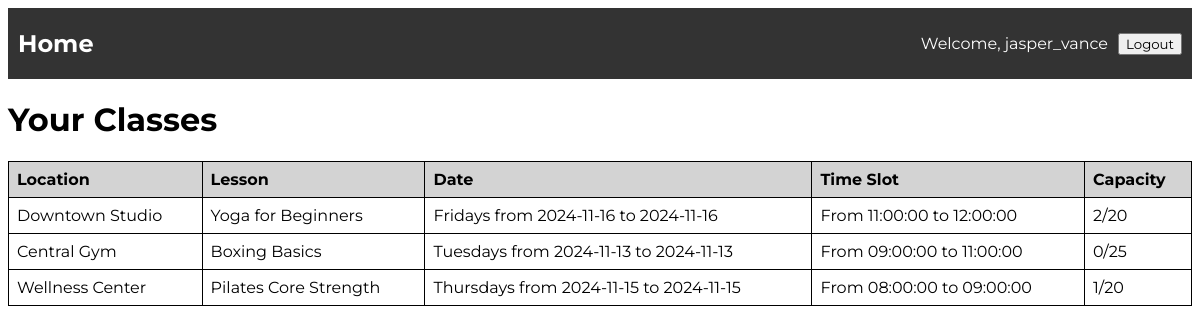
Page /instructor_account (signed in) on the committed database.
### models/models.py (models this page shows, shortened)
class Offering(db.Model):
    __tablename__ = 'offerings'
    offering_id = db.Column(db.Integer, primary_key=True, autoincrement=True)
    lesson_id = db.Column(
        db.Integer,
        db.ForeignKey('lessons.lesson_id', name='fk_lesson_id'),
        nullable=False
    )
    instructor_id = db.Column(
        db.Integer,
        db.ForeignKey('instructors.instructor_id', name='fk_instructor_id'),
        nullable=False
    )
    shedule_id = db.Column(
        db.Integer,
        db.ForeignKey('schedules.schedule_id', name='fk_schedule_id'),
        nullable=True
    )
    instructor = db.relationship('Instructor', backref=db.backref('offerings', lazy=True))
    schedule = db.relationship('Schedule', backref=db.backref('offerings', lazy=True))
    def display_capacity(self):
        count = len(Booking.query.filter_by(offering_id=self.offering_id).all())
        lesson = Lesson.query.filter_by(lesson_id=self.lesson_id).first()
        return f"{count}/{lesson.capacity}"

class Location(db.Model):
    __tablename__ = 'locations'
    location_id = db.Column(db.Integer, primary_key=True, autoincrement=True)
    name = db.Column(db.String(128), nullable=False)
    city = db.Column(db.String(128), nullable=False)
    address = db.Column(db.String(255), nullable=False)

class Lesson(db.Model):
    __tablename__ = 'lessons'
    lesson_id = db.Column(db.Integer, primary_key=True, autoincrement=True)
    name = db.Column(db.String(100), nullable=False, unique=True)
    lesson_type = db.Column(db.String(50), nullable=False)
    description = db.Column(db.String(255), nullable=False)
    capacity = db.Column(db.Integer, nullable=False)
    offerings = db.relationship('Offering', backref='lesson', lazy=True)
    lesson_time_slots = db.relationship('TimeSlot', back_populates='lesson', lazy=True)
    is_available = db.Column(db.Boolean, default=True)
    location_id = db.Column(db.Integer, db.ForeignKey('locations.location_id', name='fk_location_id'), nullable=True)
    location = db.relationship('Location', backref=db.backref('lessons', lazy=True))

class TimeSlot(db.Model):
    __tablename__ = 'time_slots'
    id = db.Column(db.Integer, primary_key=True)
    start_time = db.Column(db.String(50), nullable=False)
    end_time = db.Column(db.String(50), nullable=False)
    is_available = db.Column(db.Boolean, default=True, nullable=False)
    lesson_id = db.Column(db.Integer, db.ForeignKey('lessons.lesson_id', name='fk_lesson_id'), nullable=False)
    lesson = db.relationship('Lesson', back_populates='lesson_time_slots', lazy=True)
    day_of_week = db.Column(db.String(50), nullable=False)
    def display_date(self):
        start_date = self.start_time.split(" ")[0]
        end_date = self.end_time.split(" ")[0]
        return f"{self.day_of_week}s from {start_date} to {end_date}"
    def display_time(self):
        start_hour = self.start_time.split(" ")[1]
        end_hour = self.end_time.split(" ")[1]
        return f"From {start_hour} to {end_hour}"

### main.py (the view)
@app.route('/instructor_account')
def instructor_account():
    instructor_id = session.get('currentAccount')['instructor_id']
    my_classes = db.session.query(Offering).filter(Offering.instructor_id == instructor_id).all()
    return render_template('instructor_account.html', my_classes=my_classes)

### templates/instructor_account.html
{% include 'header.html' %}
    <h1>Your Classes</h1>
    <table>
        <thead>
            <tr>
                <th>Location</th>
                <th>Lesson</th>
                <th>Date</th>
                <th>Time Slot</th>
                <th>Capacity</th>
            </tr>
        </thead>
        <tbody>
            {% for offered_class in my_classes %}
            <tr>
                <td>{{ offered_class.lesson.location.name }}</td>
                <td>{{ offered_class.lesson.name }}</td>
                <td>{{ offered_class.schedule.time_slot.display_date() }}</td>
                <td>{{ offered_class.schedule.time_slot.display_time() }}</td>
                <td>{{ offered_class.display_capacity() }}</td>
            </tr>
            {% endfor %}
        </tbody>
    </table>
</body>
</html>

### static/style.css (style rules this page uses)
* { font-family: "Montserrat", sans-serif; }
table { width: 100%; border-collapse: collapse; }
th, td { border: 1px solid black; padding: 8px; text-align: left; }
th { background-color:lightgray; }

### rows in the picture
Offering: lesson.location.name "Downtown Studio", lesson.name "Yoga for Beginners", schedule.time_slot.display_date "Fridays from 2024-11-16 to 2024-11-16", schedule.time_slot.display_time "From 11:00:00 to 12:00:00", display_capacity "2/20"
Offering: lesson.location.name "Central Gym", lesson.name "Boxing Basics", schedule.time_slot.display_date "Tuesdays from 2024-11-13 to 2024-11-13", schedule.time_slot.display_time "From 09:00:00 to 11:00:00", display_capacity "0/25"
Offering: lesson.location.name "Wellness Center", lesson.name "Pilates Core Strength", schedule.time_slot.display_date "Thursdays from 2024-11-15 to 2024-11-15", schedule.time_slot.display_time "From 08:00:00 to 09:00:00", display_capacity "1/20"

### other values in the picture
{{ session['currentAccount']['username'] }} "jasper_vance"
